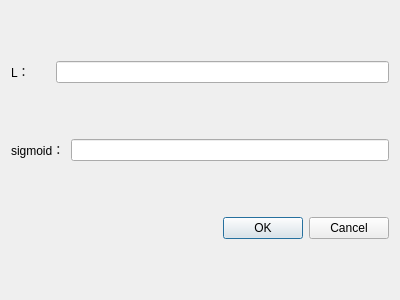
<?xml version="1.0" encoding="UTF-8"?>
<ui version="4.0">
 <class>Gauss</class>
 <widget class="QDialog" name="Gauss">
  <property name="geometry">
   <rect>
    <x>0</x>
    <y>0</y>
    <width>400</width>
    <height>300</height>
   </rect>
  </property>
  <property name="windowTitle">
   <string>Dialog</string>
  </property>
  <layout class="QVBoxLayout" name="verticalLayout">
   <item>
    <layout class="QHBoxLayout" name="horizontalLayout_2">
     <item>
      <widget class="QLabel" name="label">
       <property name="text">
        <string>L：      </string>
       </property>
      </widget>
     </item>
     <item>
      <widget class="QLineEdit" name="lineEdit"/>
     </item>
    </layout>
   </item>
   <item>
    <layout class="QHBoxLayout" name="horizontalLayout">
     <item>
      <widget class="QLabel" name="label_2">
       <property name="text">
        <string>sigmoid：</string>
       </property>
      </widget>
     </item>
     <item>
      <widget class="QLineEdit" name="lineEdit_2"/>
     </item>
    </layout>
   </item>
   <item>
    <widget class="QDialogButtonBox" name="buttonBox">
     <property name="orientation">
      <enum>Qt::Horizontal</enum>
     </property>
     <property name="standardButtons">
      <set>QDialogButtonBox::Cancel|QDialogButtonBox::Ok</set>
     </property>
    </widget>
   </item>
  </layout>
 </widget>
 <resources/>
 <connections>
  <connection>
   <sender>buttonBox</sender>
   <signal>accepted()</signal>
   <receiver>Gauss</receiver>
   <slot>accept()</slot>
   <hints>
    <hint type="sourcelabel">
     <x>248</x>
     <y>254</y>
    </hint>
    <hint type="destinationlabel">
     <x>157</x>
     <y>274</y>
    </hint>
   </hints>
  </connection>
  <connection>
   <sender>buttonBox</sender>
   <signal>rejected()</signal>
   <receiver>Gauss</receiver>
   <slot>reject()</slot>
   <hints>
    <hint type="sourcelabel">
     <x>316</x>
     <y>260</y>
    </hint>
    <hint type="destinationlabel">
     <x>286</x>
     <y>274</y>
    </hint>
   </hints>
  </connection>
 </connections>
</ui>
